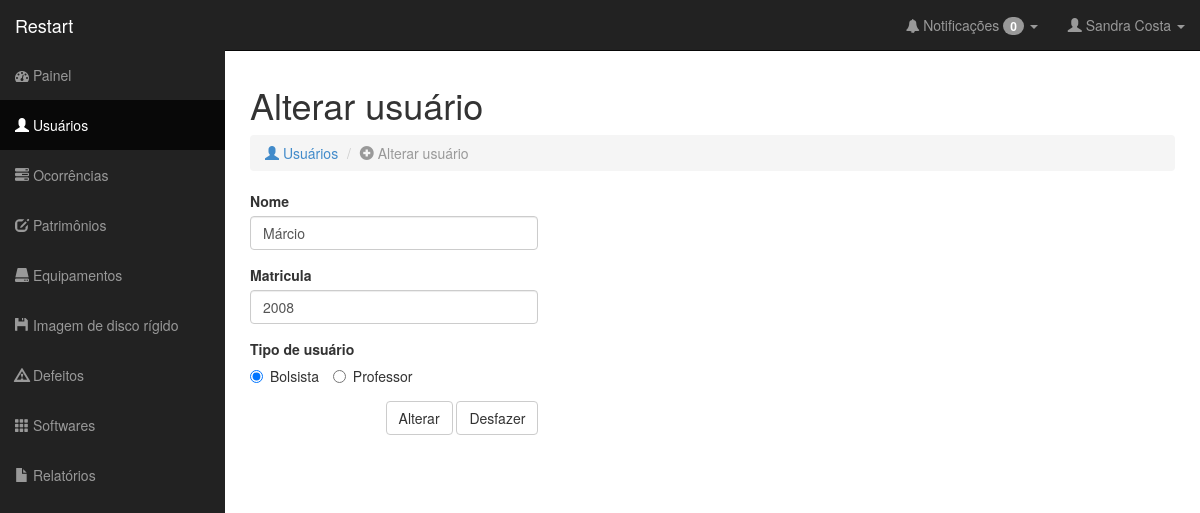
/alterarUsuario.php?m=2008 (signed in), run on the app's committed database.
### tables this page shows
CREATE TABLE IF NOT EXISTS `Usuario` (
  `matricula` VARCHAR(16) NOT NULL,
  `nome` VARCHAR(45) NOT NULL,
  `sobrenome` VARCHAR(45) NULL,
  `email` VARCHAR(45) NULL,
  `senha` VARCHAR(45) NOT NULL,
  `tipo_usuario` SMALLINT NOT NULL,
  `data_cadastro` TIMESTAMP NOT NULL,
  `data_atualizacao` TIMESTAMP NULL,
  `telefone_residencial` VARCHAR(15) NULL,
  `telefone_celular` VARCHAR(15) NULL,
  `situacao` SMALLINT NULL,
  PRIMARY KEY (`matricula`));

### classes/db.class.php (called while the page is built)
<?php
	class DB{
		var $serverDB	= 'localhost';
		var $tabelaDB	= 'restart';
		var $userDB		= 'root';
		var $senhaDB	= '';
		function conectaDB(){
			$db = new mysqli($this->serverDB, $this->userDB, $this->senhaDB, $this->tabelaDB);
			if ($db->connect_errno) {
				return false;
				die($db->connect_error);
			}
			else {
				$db->set_charset("utf8");
				return $db;
			}
		}
	}
?>

### classes/usuario.class.php (called while the page is built, shortened)
<?php
require_once 'db.class.php';
class Usuario extends DB {
	private $db;
	public function __construct(){
		$this->db = parent::conectaDB();
	}
	public function obterDados($campo, $matricula) {
		if ($result = $this->db->query("SELECT `$campo` FROM usuario WHERE matricula = '$matricula'")) {
			if ($result->num_rows) {
				while ($string = $result->fetch_array()){
					$valor = $string[$campo];
				}
				return $valor;
			}$result->free();
		}else return ($this->db->error);
	}
}

### alterarUsuario.php (the view, shortened to what this page needs)
<?php
  include 'classes/usuario.class.php';
  include 'nucleo/cabecario.php';
  include 'nucleo/barraLateral.php';
  if (isset($_GET['m'])){$matriculaAntiga = $_GET['m'];} else {$matriculaAntiga = $_POST['m'];}
  $user = new Usuario;
  $tipo_usuario = $user->obterDados('tipo_usuario', $matriculaAntiga);
?>
<div id="page-wrapper">
  <div class="row">
    <div class="col-lg-12">
      <h1> Alterar usuário</h1>
        <ol class="breadcrumb">
          <li><a href="usuarios.php"><i class="glyphicon glyphicon-user"></i> Usuários</a></li>
          <li class="active"><i class="glyphicon glyphicon-plus-sign"></i> Alterar usuário</li>
        </ol>
    </div>
  </div>
  <form role="form" id="formUsuario" name="formUsuario" action="alterarUsuario.php" method="get">
    <div class="row">
      <div class="col-lg-4">
        <div class="form-group">
          <label>Nome</label>
          <input class="form-control" id="nome" name="nome" value="<?php echo $user->obterDados('nome', $matriculaAntiga);?>" <?php if ($_SESSION['tipo_usuario'] == $tipo_usuario){echo "disabled";}?> required autocomplete="off">
        </div>
        <div class="form-group">
          <label>Matricula</label>
          <input class="form-control" id="matricula" name="matricula" value="<?php echo $user->obterDados('matricula', $matriculaAntiga);?>"  <?php if ($_SESSION['tipo_usuario'] == $tipo_usuario){echo "disabled";}?> required autocomplete="off">
        </div>
        <label>Tipo de usuário</label>
        <div class="form-group">
          <label class="radio-inline">
            <input type="radio" name="tipo_usuario" id="tipo_usuario2"  <?php if ($tipo_usuario == 2 ){echo "checked='checked'";}?> <?php if ($_SESSION['tipo_usuario'] == $tipo_usuario){echo "disabled";}?> value="2" required autocomplete="off"> Bolsista
          </label>
          <label class="radio-inline">
            <input type="radio" name="tipo_usuario" id="tipo_usuario3" <?php if ($tipo_usuario == 3 ){echo "checked='checked'";}?> <?php if ($_SESSION['tipo_usuario'] == $tipo_usuario){echo "disabled";}?> value="3" required autocomplete="off"> Professor
          </label>
        </div>
      </div>
    </div>
    <div class="row">
      <div class="col-lg-4"  align="right">
        <button type="submit" <?php if ($_SESSION['tipo_usuario'] == $tipo_usuario){echo "disabled";}?> class="btn btn-default">Alterar</button>
        <button type="reset" class="btn btn-default">Desfazer</button>
      </div>
      <div class="col-lg-4"></div>
      <div class="col-lg-4"></div>
    </div>
  </form>
</div>
</div>
</body>
</html>

### css/sb-admin.css (style rules this page uses)
body { margin-top: 50px; }
#page-wrapper { width: 100%; padding: 5px 15px; }
@media (min-width:768px) { #page-wrapper { padding: 15px 25px; } }

### nucleo/cabecario.php (style rules this page uses)
a:link { text-decoration: none; }

### data on the page
usuario: nome "Márcio", matricula "2008", tipo_usuario "☑ Bolsista", tipo_usuario "☐ Professor"

### other printed values
$row['count'] "0"
$_SESSION['nome'] "Sandra"
$_SESSION['sobrenome'] "Costa"
